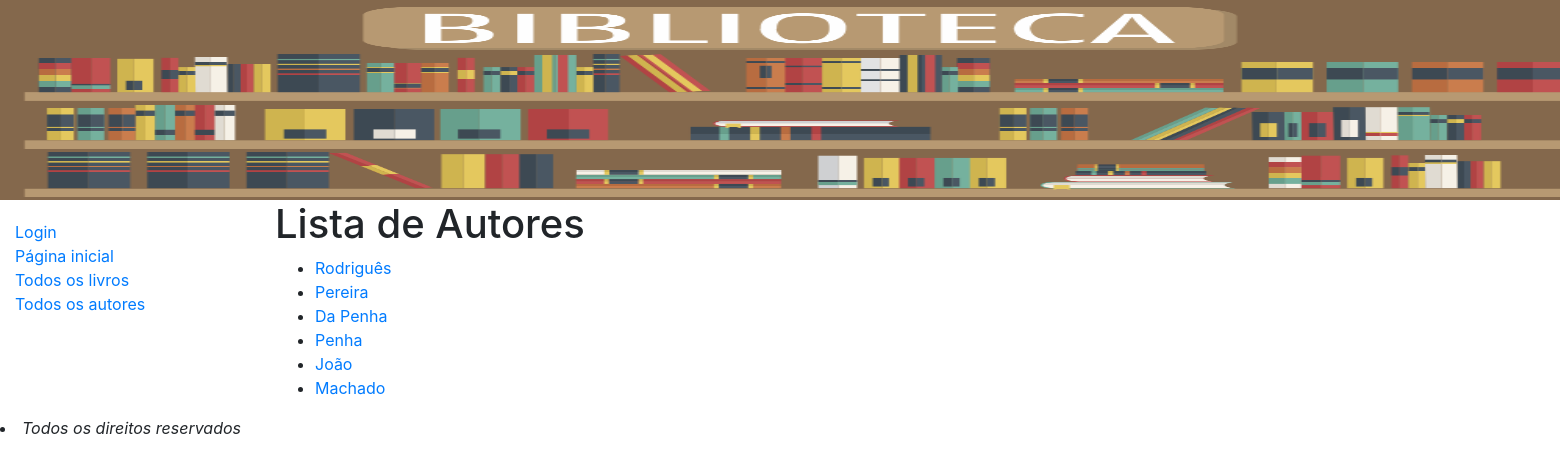
Screenshot of /catalog/authors/ with the database file from the repository.
### catalog/models.py (models this page shows, shortened)
class Author(models.Model):
    first_name = models.CharField(max_length=100)
    last_name = models.CharField(max_length=100)
    date_of_birth = models.DateField(null=True, blank=True)
    date_of_death = models.DateField('Died', null=True, blank=True)
    class Meta:
        ordering = ['first_name', 'last_name']
    def get_absolute_url(self):
        return reverse('author-detail', args=[str(self.id)])

### catalog/views.py (the view)
# urls.py: path('authors/', views.AuthorListView.as_view(), name='author-list'),
class AuthorListView(generic.ListView):
    model = Author
    queryset = Author.objects.all()
    template_name = 'author_list.html'

### catalog/templates/author_list.html (shortened to what this page needs)
<!doctype html>
<html lang="en">
<head>
</head>
<body>
{% extends "base_generic.html" %}
{% block content %}
  <h1>Lista de Autores</h1>
  {% if author_list %}
  <ul>
    {% for author in author_list %}
      <li>
        <a href="{{ author.get_absolute_url }}">{{ author.last_name }}</a>
      </li>
    {% endfor %}
  </ul>
  {% else %}
    <p>Não há autores cadastrados.</p>
  {% endif %}
{% endblock %}

### rows the page displays
Author: last_name "Rodriguês"
Author: last_name "Pereira"
Author: last_name "Da Penha"
Author: last_name "Penha"
Author: last_name "João"
Author: last_name "Machado"
